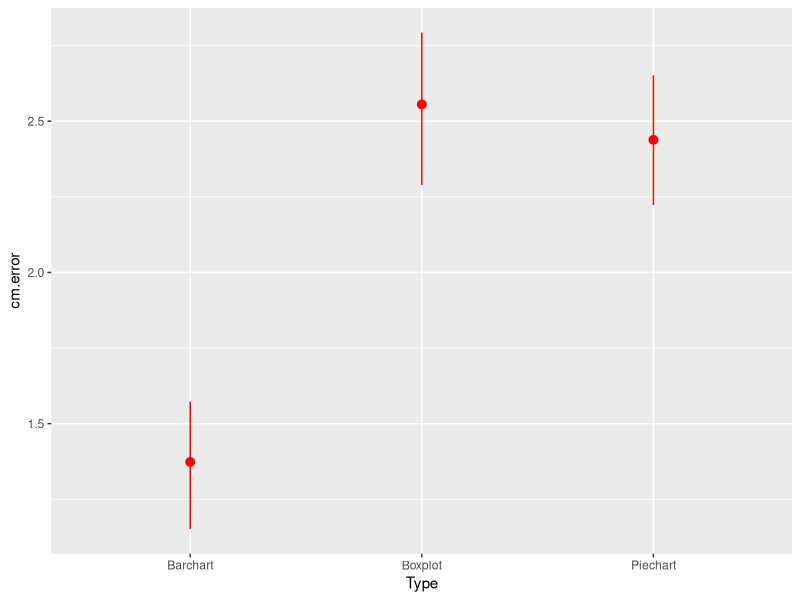
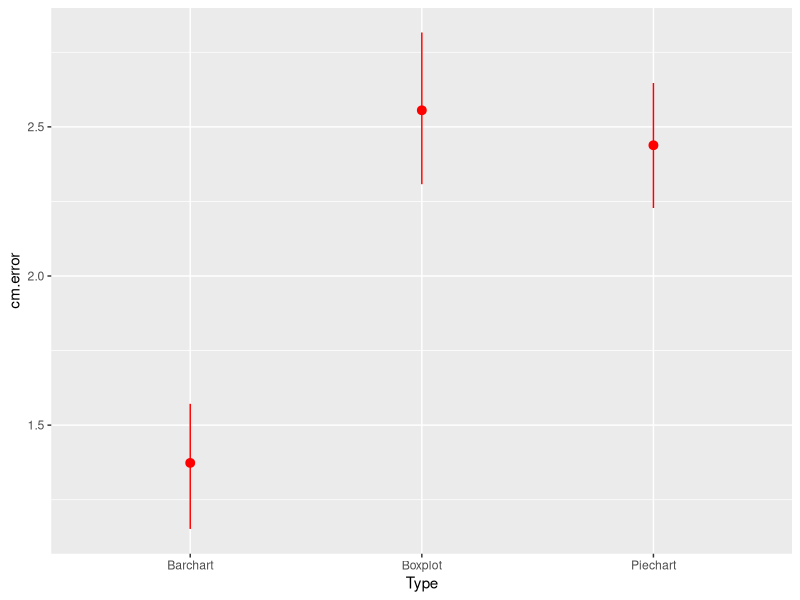

Here is the R script that generated these plots, in order:
#install.packages("ggplot2", repos = "http://cran.us.r-project.org") # if not already installed
#install.packages("ggrepel", repos = "http://cran.us.r-project.org") # if not already installed
#install.packages("tidyverse", repos = "http://cran.us.r-project.org") # if not already installed
#install.packages("Hmisc", repos = "http://cran.us.r-project.org") # if not already installed
#install.packages("boot", repos = "http://cran.us.r-project.org") # if not already installed

library(Hmisc)
library(tidyverse)
library(boot)

pdf(NULL)

data <- read.csv('./data/data_final.csv')

ggplot(data, aes(x = Type, y = cm.error)) + stat_summary(fun.data = 'mean_cl_boot', colour = 'red', size = 0.5)
ggsave('./img/plot.png')


piecharts <- filter(data, Type == 'Piechart')
boxplots <- filter(data, Type == 'Boxplot')
barcharts <- filter(data, Type == 'Barchart')

smean.cl.boot(piecharts$cm.error, conf.int = .95, B = 1000)
smean.cl.boot(boxplots$cm.error, conf.int = .95, B = 1000)
smean.cl.boot(barcharts$cm.error, conf.int = .95, B = 1000)
